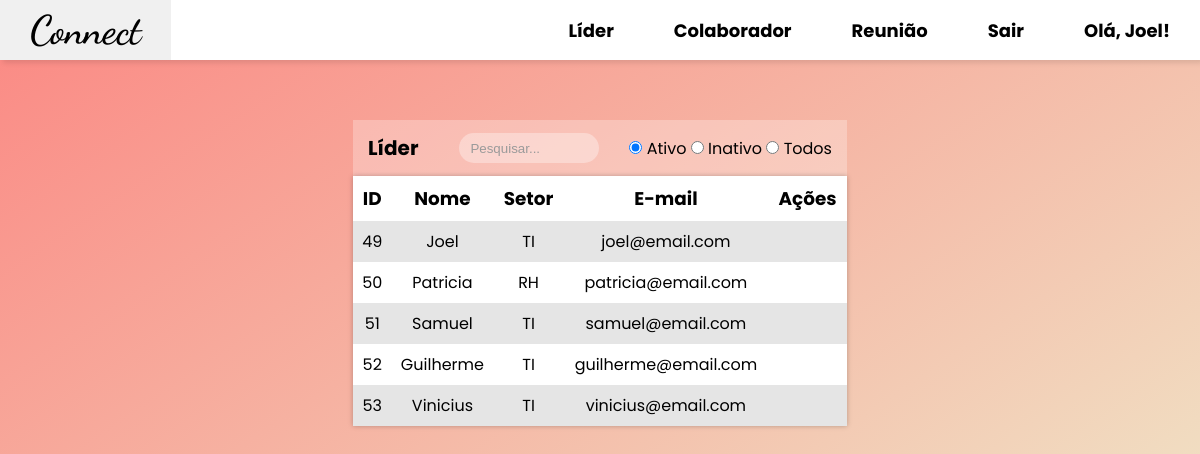
The page /lider (signed in) on the database its author committed.
### app/models/model.py (models this page shows, shortened)
class Lider(db.Model, UserMixin):
    __tablename__ = 'lideres'
    id_lider = db.Column(db.Integer, autoincrement=True, primary_key=True)
    nome_lider = db.Column(db.String(80), nullable=False)
    departamento_lider = db.Column(db.String(80), nullable=False)
    email_lider = db.Column(db.String(120), unique=True, nullable=False)
    password_lider = db.Column(db.String(128), nullable=False)
    ativo_lider = db.Column(db.Boolean, default=True)

### main.py (the view)
@app.route('/lider', methods=['GET', 'POST'])
@login_required
def lider():
    if request.method == 'GET':
        lideres = Lider.query.all()
        print(lideres)
        return render_template('lider.html', lideres=lideres)
    elif request.method == 'POST':
        return render_template('lider.html')

### main.py (called while the page is built)
@login_manager.user_loader
def load_user(user_id):
    return Lider.query.get(int(user_id))

### app/templates/lider.html (shortened to what this page needs)
{% extends 'index.html' %}
{% block content %}
<div class="container" id="blur">
    <div class="card">
        <section class="table__header">
            <div class="title">
                <h1>Líder</h1>
            </div>
            <div class="input-group">
                <input type="search" name="search" id="search" placeholder="Pesquisar..." onkeyup="filterTable()">
            </div>
            <div class="input-radio">
                <input type="radio" name="radioButton" id="ativo" checked>
                <label for="ativo">Ativo</label>
                <input type="radio" name="radioButton" id="inativo">
                <label for="inativo">Inativo</label>
                <input type="radio" name="radioButton" id="todos">
                <label for="todos">Todos</label>
            </div>
        </section>
        <section class="table__body">
            <table class="table-sortable" id="table-sortable">
                <thead>
                    <tr>
                        <th>ID</th>
                        <th>Nome</th>
                        <th>Setor</th>
                        <th>E-mail</th>
                        <th colspan="2">Ações</th>
                    </tr>
                </thead>
                <tbody id="tbody">
                    {% for lider in lideres %}
                    <tr>
                        <ul>
                            <td>{{ lider.id_lider }}</td>
                            <td>{{ lider.nome_lider }}</td>
                            <td>{{ lider.departamento_lider }}</td>
                            <td>{{ lider.email_lider }}</td>
                            <td>
                            </td>
                            <td>
                            </td>
                        </ul>
                    </tr>
                    {% endfor %}
                </tbody>
            </table>
        </section>
    </div>
</div>
{% endblock %}

### app/templates/index.html (shortened to what this page needs)
<!DOCTYPE html>
<html lang="en">
<head>
    <link rel="stylesheet" href="https://cdn.jsdelivr.net/npm/remixicon@3.6.0/fonts/remixicon.css">
    <link rel="stylesheet" href="{{ url_for('static', filename='css/reset.css') }}">
    <link rel="stylesheet" href="{{ url_for('static', filename='css/style.css')}}">
    <link rel="stylesheet" href="{{ url_for('static', filename='css/index.css') }}">
    <link rel="stylesheet" href="{{ url_for('static', filename='css/listagem.css') }}">
    <link rel="stylesheet" href="{{ url_for('static', filename='css/alert.css') }}">
    <link rel="stylesheet" href="{{ url_for('static', filename='css/cadastro.css') }}">
</head>
<body>
    <nav class="navigation">
        <ul>
            <li>
                <a class="logo" href="/lider">Connect</a>
            </li>
            <li class="hideOnMobile">
                <a href="/lider">Líder</a>
            </li>
            <li class="hideOnMobile">
                <a href="/colaborador">Colaborador</a>
            </li>
            <li class="hideOnMobile">
                <a href="/reuniao">Reunião</a>
            </li>
            <li class="hideOnMobile">
                <a href="/logout">Sair</a>
            </li>
            <li class="hideOnMobile">
                <a href="">Olá, {{ current_user.nome_lider }}!</a>
            </li>
        </ul>
    </nav>
    <div class="container">
        {% block content %}
        {% endblock %}
    </div>
</body>
</html>

### app/static/css/style.css (style rules this page uses)
:root { --black: #000000; --white: #FFFFFF; --background-color: linear-gradient(to bottom right, #fb8883, #eef4d2); }
* { color: var(--black); }
html { font-family: 'Poppins', sans-serif; font-size: 62.5%; color: #000; }
body { font-size: 1.6rem; height: 100vh; background-image: var(--background-color); background-size: cover; background-repeat: no-repeat; }

### app/static/css/index.css (style rules this page uses)
body { display: flex; justify-content: center; align-items: center; }
nav { background-color: var(--white); box-shadow: 3px 3px 5px rgba(0, 0, 0, 0.1); top: 0; left: 0; position: fixed; width: 100%; }
nav ul { width: 100%; display: flex; justify-content: flex-end; align-items: center; }
nav li { height: 60px; }
nav li:first-child { margin-right: auto; }
nav a { height: 100%; padding: 0 30px; display: flex; align-items: center; font-weight: 700; font-size: 1.8rem; }
.logo { font-family: 'Dancing Script', cursive; font-size: 4rem; font-weight: 600; }

### app/static/css/listagem.css (style rules this page uses)
body { display: flex; justify-content: center; align-items: center; max-height: 100vh; overflow: hidden; }
.container { display: flex; justify-content: center; align-items: center; width: 100%; min-height: 90vh; overflow-y: auto; }
.card { max-width: 1000px; height: 70vh; }
table { border-collapse: collapse; margin: 0; width: 100%; box-shadow: 0 0 5px rgba(0, 0, 0, .25); background-color: #e5e5e5; }
table tr { padding: .45em; }
thead tr { background-color: white; font-size: 1.15em; }
tbody tr:nth-child(even) { background-color: #fff; }
table th, table td { font-size: 1em; padding: .5em; text-align: center; }
.table-sortable th { cursor: pointer; }
.table-sortable th:last-child { pointer-events: none; }
.table__header { width: 100%; height: 10%; background-color: #fff4; padding: 1.5rem; display: flex; justify-content: space-between; align-items: center; }
.table__header .title { display: flex; gap: 10px; }
.table__header .title h1 { font-size: 2rem; }
.table__header .input-group { width: 30%; height: 30px; background-color: #fff5; padding: 0 .8rem; border-radius: 2rem; display: flex; justify-content: center; align-items: center; transition: .2s; }
.table__header .input-group input { width: 120%; padding: 0 .5rem 0 .3rem; background-color: transparent; border: none; outline: none; }

### app/static/css/cadastro.css (style rules this page uses)
::placeholder { color: #9a9a9a; }

### rows shown on the page
Lider: nome_lider "Joel", id_lider "49", departamento_lider "TI", email_lider "joel@email.com"
Lider: id_lider "50", nome_lider "Patricia", departamento_lider "RH", email_lider "patricia@email.com"
Lider: id_lider "51", nome_lider "Samuel", departamento_lider "TI", email_lider "samuel@email.com"
Lider: id_lider "52", nome_lider "Guilherme", departamento_lider "TI", email_lider "guilherme@email.com"
Lider: id_lider "53", nome_lider "Vinicius", departamento_lider "TI", email_lider "vinicius@email.com"
